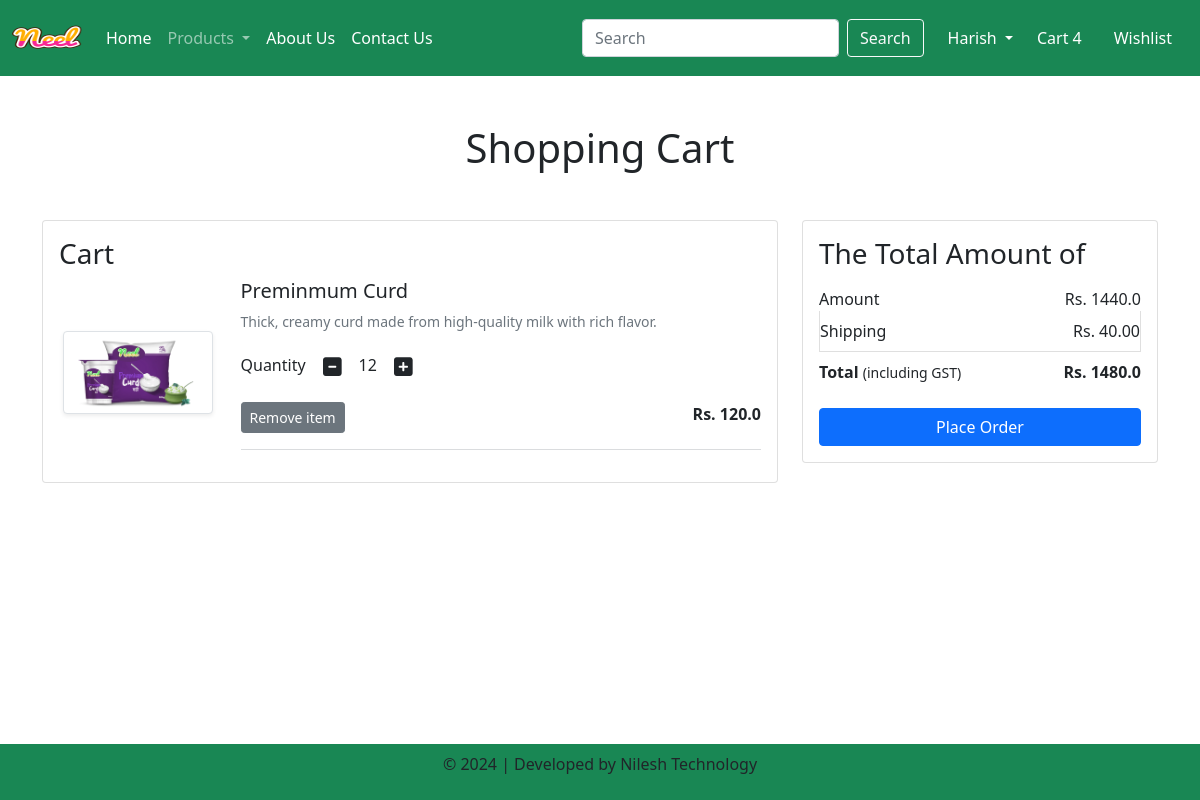
Page /cart/ (signed in) on the committed database.
### app/models.py (models this page shows, shortened)
class Cart(models.Model):
    user=models.ForeignKey(User,on_delete=models.CASCADE)
    product=models.ForeignKey(Product,on_delete=models.CASCADE)
    quantity=models.PositiveIntegerField(default=1)

class Product (models.Model):
    title= models.CharField(max_length=100)
    selling_price=models.FloatField()
    discounted_price=models.FloatField()
    description=models.TextField()
    composition=models.TextField(default='')
    prodapp=models.TextField(default='')
    category=models.CharField(choices=CATEGORY_CHOICES,max_length=2)
    product_image=models.ImageField(upload_to='product')

### app/views.py (the view)
# urls.py: path("cart/", views.show_cart, name="showcart"),
def show_cart(request):
    user=request.user
    cart=Cart.objects.filter(user=user)
    amount=0
    for p in cart:
        value=p.quantity*p.product.discounted_price
        amount=amount+value
    totalamount=amount+40
    return render(request,'app/addtocart.html',locals())

### app/templates/app/addtocart.html (shortened to what this page needs)
{% extends 'app/base.html' %}
{% load static %}
{% block main-content %}
<div class="container my-5">
    <div class="row">
        {% if cart %}
        <h1 class="text-center mb-5">Shopping Cart</h1>
        <div class="col-sm-8">
            <div class="card">
                <div class="card-body">
                    <h3>Cart</h3>
                    {% for item in cart %}
                    <div class="row">
                        <div class="col-sm-3 text-center align-self-center">
                            <img src="{{ item.product.product_image.url }}" alt="" class="img-fluid img-thumbnail shadow-sm" height="150" width="150">
                        </div>
                        <div class="col-sm-9">
                            <h5>{{ item.product.title }}</h5>
                            <p class="mb-2 text-muted small">{{ item.product.description }}</p>
                            <div class="my-3">
                                <label for="quantity">Quantity</label>
                                <a class="minus-cart btn" pid="{{ item.product.id }}">
                                    <i class="fas fa-minus-square fa-lg"></i>
                                </a>
                                <span id="quantity">{{ item.quantity }}</span>
                                <a class="plus-cart btn" pid="{{ item.product.id }}">
                                    <i class="fas fa-plus-square fa-lg"></i>
                                </a>
                            </div>
                            <div class="d-flex justify-content-between">
                                <a href="#" class="remove-cart btn btn-sm btn-secondary mr-3" pid="{{ item.product.id }}">Remove item</a>
                                <p class="mb-0">
                                    <span><strong>Rs. {{ item.product.discounted_price }}</strong></span>
                                </p>
                            </div>
                            <hr class="text-muted">
                        </div>
                    </div>
                    {% endfor %}
                </div>
            </div>
        </div>
        <div class="col-sm-4">
            <div class="card">
                <div class="card-body">
                    <h3>The Total Amount of</h3>
                    <ul class="list-group">
                        <li class="list-group-item d-flex justify-content-between align-items-center border-0 px-0 pb-0">
                            Amount <span id="amount">Rs. {{amount}}</span>
                        </li>
                        <li class="list-group-item d-flex justify-content-between align-items-center px-0">
                            Shipping <span>Rs. 40.00</span>
                        </li>
                        <li class="list-group-item d-flex justify-content-between align-items-center border-0 px-0 mb-3">
                            <div>
                                <strong>Total</strong> <small>(including GST)</small>
                            </div>
                            <span id="totalamount"><strong>Rs. {{totalamount}}</strong></span>
                        </li>
                    </ul>
                    <div class="d-grid">
                        <a href="{% url 'checkout' %}" class="btn btn-primary">Place Order</a>
                    </div>
                </div>
            </div>
        </div>
        {% else %}
        <h1 class="text-center mb-5">Cart is Empty</h1>
        {% endif %}
    </div>
</div>
{% endblock main-content %}

### rows in the picture
Cart: product.product_image (picture), product "Preminmum Curd", product.description "Thick, creamy curd made from high-quality milk with rich flavor.", quantity "12", product.discounted_price "120.0"

### other values in the picture
{{ amount }} "1440.0"
{{ totalamount }} "1480.0"
